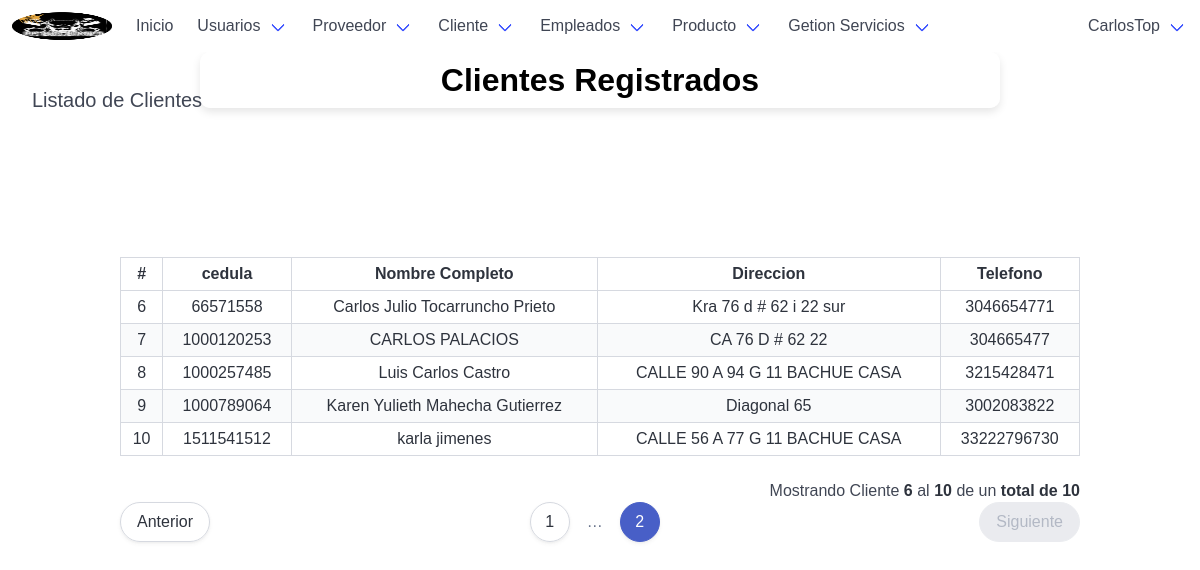
Screenshot of /customerList/2/ (signed in) with the database file from the repository.
### tables this page shows
CREATE TABLE `cliente` (
  `cedula` int(20) NOT NULL,
  `nom_cliente` varchar(50) NOT NULL,
  `ape_cliente` varchar(50) NOT NULL,
  `telefono` bigint(15) NOT NULL,
  `direccion` varchar(70) NOT NULL
);

### app/controllers/customerController.php (the view, shortened to what this page needs)
<?php
	class customerController extends mainModel{
		public function listarClienteControlador($pagina, $registros, $url, $busqueda) {
			$pagina = $this->limpiarCadena($pagina);
			$registros = $this->limpiarCadena($registros);
			$url = $this->limpiarCadena($url);
			$url = APP_URL . $url . "/";
			$busqueda = $this->limpiarCadena($busqueda);
			$tabla = "";
			$pagina = (isset($pagina) && $pagina > 0) ? (int)$pagina : 1;
			$inicio = ($pagina > 0) ? (($pagina * $registros) - $registros) : 0;
			if (isset($busqueda) && $busqueda != "") {
				$consulta_datos = "SELECT * FROM cliente WHERE (cedula LIKE '%$busqueda%' OR nom_proveedor LIKE '%$busqueda%') ORDER BY cedula ASC LIMIT $inicio, $registros";
				$consulta_total = "SELECT COUNT(cedula) FROM cliente WHERE (cedula LIKE '%$busqueda%' OR cedula LIKE '%$busqueda%')";
			} else {
				$consulta_datos = "SELECT * FROM cliente ORDER BY cedula ASC LIMIT $inicio, $registros";
				$consulta_total = "SELECT COUNT(cedula) FROM cliente";
			}
			$datos = $this->ejecutarConsulta($consulta_datos);
			$datos = $datos->fetchAll();
			$total = $this->ejecutarConsulta($consulta_total);
			$total = (int)$total->fetchColumn();
			$numeroPaginas = ceil($total / $registros);
			$tabla .= '
				<div class="table-container">
				<table class="table is-bordered is-striped is-narrow is-hoverable is-fullwidth">
					<thead>
						<tr>
							<th class="has-text-centered">#</th>
							<th class="has-text-centered">cedula</th>
							<th class="has-text-centered">Nombre Completo</th>
							<th class="has-text-centered">Direccion</th>
							<th class="has-text-centered">Telefono</th>
						</tr>
					</thead>
					<tbody>
			';
			if ($total >= 1 && $pagina <= $numeroPaginas) {
				$contador = $inicio + 1;
				$pag_inicio = $inicio + 1;
				foreach ($datos as $rows) {
					$tabla .= '
						<tr class="has-text-centered">
							<td>' . $contador . '</td>
							<td>' . $rows['cedula'] . '</td>
							<td>' . $rows['nom_cliente'] . ' '.$rows['ape_cliente'].'</td>
							<td>' . $rows['direccion'] . '</td>
							<td>' . $rows['telefono'] . '</td>
							<!--<td>
								<a href="' . APP_URL . 'customerUpdate/' . $rows['cedula'] . '/" class="button is-success is-rounded is-small">Actualizar</a>
							</td>-->
						</tr>
					';
					$contador++;
				}
				$pag_final = $contador - 1;
			}
			$tabla .= '</tbody></table></div>';
			if ($total >= 1 && $pagina <= $numeroPaginas) {
				$tabla .= '<p class="has-text-right">Mostrando Cliente <strong>' . $pag_inicio . '</strong> al <strong>' . $pag_final . '</strong> de un <strong>total de ' . $total . '</strong></p>';
				$tabla .= $this->paginadorTablas($pagina, $numeroPaginas, $url, 10);
			}
			return $tabla;
		}
	}

### app/views/css/estilos.css (style rules this page uses)
body,html { height: 100%; width: 100%; }

### app/views/css/informationshop.css (style rules this page uses)
body { margin: 0; padding: 0; font-family: Arial, sans-serif; box-sizing: border-box; overflow-x: hidden; }
p, ul, li { font-size: 1em; line-height: 1.4; }

### rows the page displays
cliente: cedula "66571558", nom_cliente "Carlos Julio", ape_cliente "Tocarruncho Prieto", direccion "Kra 76 d # 62 i 22 sur", telefono "3046654771"
cliente: cedula "1000120253", nom_cliente "CARLOS", ape_cliente "PALACIOS", direccion "CA 76 D # 62 22", telefono "304665477"
cliente: cedula "1000257485", nom_cliente "Luis Carlos", ape_cliente "Castro", direccion "CALLE 90 A 94 G 11 BACHUE CASA", telefono "3215428471"
cliente: cedula "1000789064", nom_cliente "Karen Yulieth", ape_cliente "Mahecha Gutierrez", direccion "Diagonal 65", telefono "3002083822"
cliente: cedula "1511541512", nom_cliente "karla", ape_cliente "jimenes", direccion "CALLE 56 A 77 G 11 BACHUE CASA", telefono "33222796730"

### other values shown
$_SESSION['usuario'] "CarlosTop"
$pag_inicio "6"
$pag_final "10"
$total "10"
